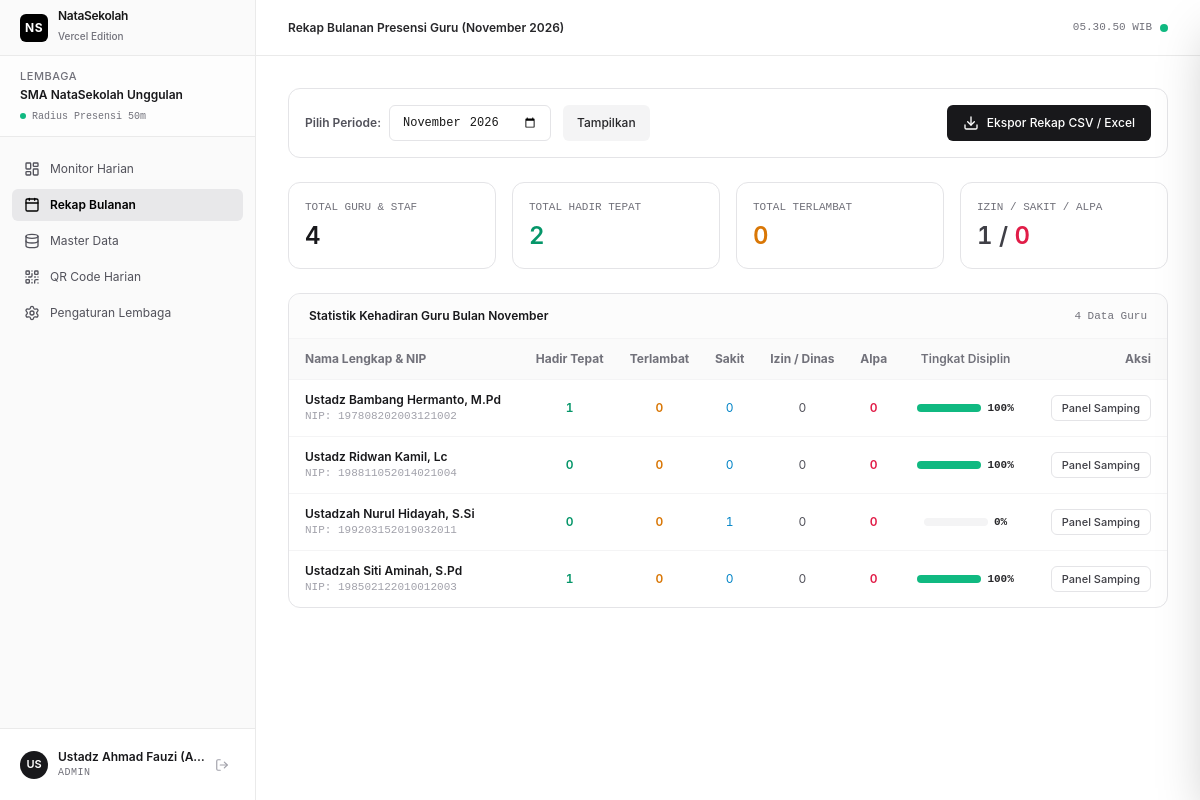
Page /admin/monthly (signed in) on the earlier database version.
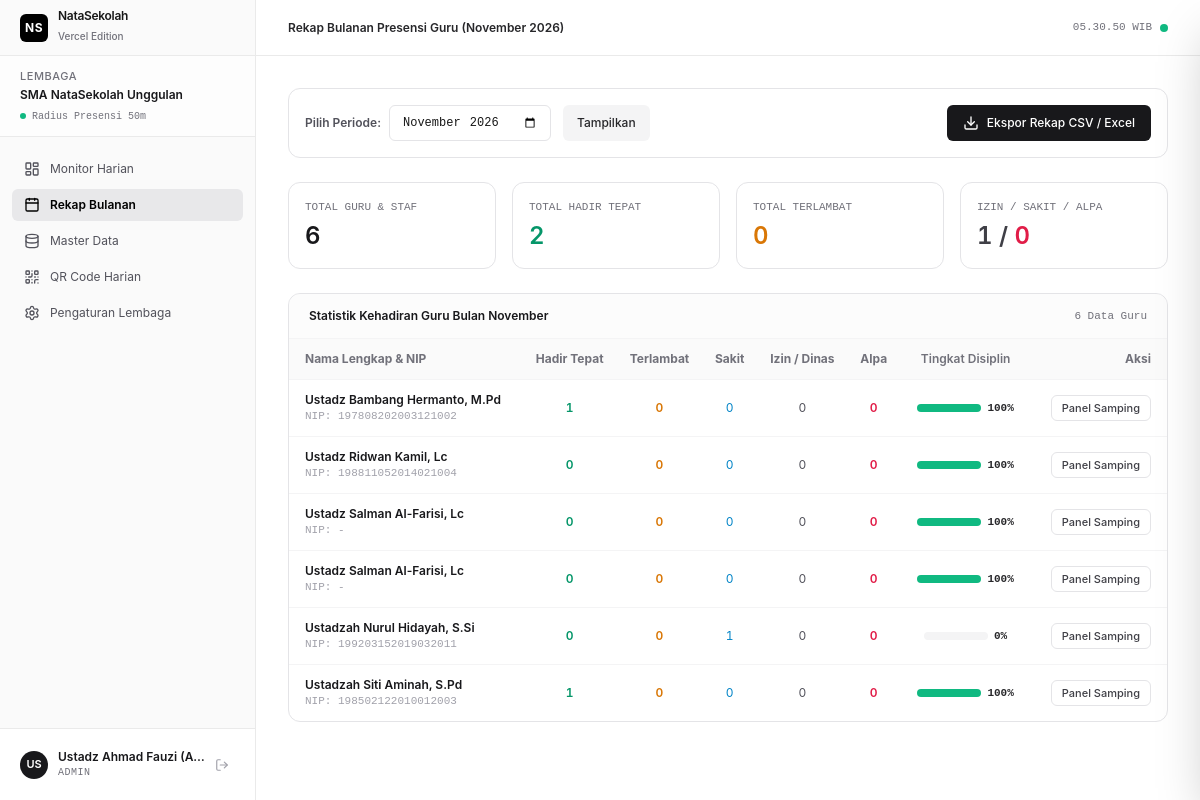
Same page on the later database version.
### tables this page shows
CREATE TABLE users (
            id TEXT PRIMARY KEY,
            institution_id TEXT NOT NULL,
            username TEXT UNIQUE NOT NULL,
            password_hash TEXT NOT NULL,
            full_name TEXT NOT NULL,
            role TEXT NOT NULL CHECK(role IN ('ADMIN', 'TEACHER', 'STAFF')),
            nip TEXT,
            phone TEXT,
            is_active INTEGER DEFAULT 1,
            created_at TIMESTAMP DEFAULT CURRENT_TIMESTAMP,
            FOREIGN KEY (institution_id) REFERENCES institutions(id) ON DELETE CASCADE
        );

### server.py (the view)
@app.get("/admin/monthly", response_class=HTMLResponse)
async def admin_monthly_page(request: Request, month: Optional[str] = None):
    user = get_current_user(request)
    if not user or user["role"] != "ADMIN":
        return RedirectResponse(url="/login")
    selected_month = month or datetime.now().strftime("%Y-%m")
    year_str, month_str = selected_month.split("-")
    month_names = {
        "01": "Januari", "02": "Februari", "03": "Maret", "04": "April",
        "05": "Mei", "06": "Juni", "07": "Juli", "08": "Agustus",
        "09": "September", "10": "Oktober", "11": "November", "12": "Desember"
    }
    month_name = month_names.get(month_str, "Bulan Ini")
    conn = get_db()
    cur = conn.cursor()
    cur.execute("""
        SELECT u.id as user_id, u.full_name, u.nip,
               COUNT(CASE WHEN a.status = 'PRESENT' THEN 1 END) as present,
               COUNT(CASE WHEN a.status = 'LATE' THEN 1 END) as late,
               COUNT(CASE WHEN a.status = 'SICK' THEN 1 END) as sick,
               COUNT(CASE WHEN a.status = 'EXCUSED' THEN 1 END) as excused,
               COUNT(CASE WHEN a.status = 'ABSENT' THEN 1 END) as absent
        FROM users u
        LEFT JOIN teacher_attendance a ON u.id = a.user_id AND strftime('%Y-%m', a.date) = ?
        WHERE u.institution_id = ? AND u.role IN ('TEACHER', 'STAFF') AND u.is_active = 1
        GROUP BY u.id
        ORDER BY u.full_name ASC
    """, (selected_month, user["institution_id"]))
    teachers = [dict(r) for r in cur.fetchall()]
    conn.close()
    total_present = sum(t["present"] for t in teachers)
    total_late = sum(t["late"] for t in teachers)
    total_sick = sum(t["sick"] for t in teachers)
    total_excused = sum(t["excused"] for t in teachers)
    total_absent = sum(t["absent"] for t in teachers)
    return templates.TemplateResponse(
        request=request,
        name="admin_monthly.html",
        context={
            "user": user,
            "active_menu": "monthly",
            "selected_month": selected_month,
            "current_month_name": month_name,
            "current_year": year_str,
            "teachers": teachers,
            "stats": {
                "total_teachers": len(teachers),
                "total_present": total_present,
                "total_late": total_late,
                "total_sick": total_sick,
                "total_excused": total_excused,
                "total_absent": total_absent
            }
        }
    )

### templates/admin_monthly.html (shortened to what the changed rows need)
{% extends "base.html" %}
{% block content %}
<div class="space-y-6">
  <div class="grid grid-cols-2 md:grid-cols-4 gap-4">
    <div class="p-4 rounded-xl border border-zinc-200 bg-white">
      <div class="text-[11px] font-mono text-zinc-500 uppercase">Total Guru & Staf</div>
      <div class="text-2xl font-semibold tabular text-zinc-900 mt-1">{{ stats.total_teachers }}</div>
    </div>
  </div>
  <div class="rounded-xl border border-zinc-200 bg-white overflow-hidden shadow-2xs">
    <div class="px-5 py-3.5 border-b border-zinc-100 flex items-center justify-between bg-zinc-50/50">
      <div class="text-xs font-semibold text-zinc-900">Statistik Kehadiran Guru Bulan {{ current_month_name }}</div>
      <div class="text-[11px] text-zinc-500 font-mono">{{ teachers|length }} Data Guru</div>
    </div>
    <div class="overflow-x-auto">
      <table class="w-full text-left text-xs">
        <thead class="bg-zinc-50 border-b border-zinc-100 text-zinc-500 font-medium">
          <tr>
            <th class="px-4 py-3">Nama Lengkap & NIP</th>
            <th class="px-3 py-3 text-center">Hadir Tepat</th>
            <th class="px-3 py-3 text-center">Terlambat</th>
            <th class="px-3 py-3 text-center">Sakit</th>
            <th class="px-3 py-3 text-center">Izin / Dinas</th>
            <th class="px-3 py-3 text-center">Alpa</th>
            <th class="px-4 py-3 text-center font-semibold">Tingkat Disiplin</th>
            <th class="px-4 py-3 text-right">Aksi</th>
          </tr>
        </thead>
        <tbody class="divide-y divide-zinc-100 text-zinc-800">
          {% for t in teachers %}
          {% set discipline_pct = ((t.present / (t.present + t.late + t.absent + t.excused + t.sick) * 100) if (t.present + t.late + t.absent + t.excused + t.sick) > 0 else 100)|round|int %}
          <tr class="hover:bg-zinc-50/70 transition-colors">
            <td class="px-4 py-3">
              <div class="font-semibold text-zinc-900">{{ t.full_name }}</div>
              <div class="text-[11px] text-zinc-400 font-mono">NIP: {{ t.nip or '-' }}</div>
            </td>
            <td class="px-3 py-3 text-center tabular font-semibold text-emerald-600">{{ t.present }}</td>
            <td class="px-3 py-3 text-center tabular font-semibold text-amber-600">{{ t.late }}</td>
            <td class="px-3 py-3 text-center tabular text-sky-600">{{ t.sick }}</td>
            <td class="px-3 py-3 text-center tabular text-zinc-600">{{ t.excused }}</td>
            <td class="px-3 py-3 text-center tabular font-semibold text-rose-600">{{ t.absent }}</td>
            <td class="px-4 py-3 text-center">
              <div class="inline-flex items-center gap-1.5">
                <div class="w-16 h-2 rounded-full bg-zinc-100 overflow-hidden">
                  <div class="h-full {% if discipline_pct >= 90 %}bg-emerald-500{% elif discipline_pct >= 75 %}bg-amber-500{% else %}bg-rose-500{% endif %}" style="width: {{ discipline_pct }}%"></div>
                </div>
                <span class="text-[11px] font-mono tabular font-semibold">{{ discipline_pct }}%</span>
              </div>
            </td>
            <td class="px-4 py-3 text-right">
              <button onclick="openTeacherDetailPanel('{{ t.user_id }}', '{{ t.full_name }}', '{{ t.nip or '' }}', {{ t.present }}, {{ t.late }}, {{ t.sick }}, {{ t.excused }}, {{ t.absent }}, {{ discipline_pct }})"
                      class="px-2.5 py-1 rounded-md border border-zinc-200 bg-white hover:bg-zinc-100 text-zinc-700 text-[11px] font-medium transition-colors">
                Panel Samping
              </button>
            </td>
          </tr>
          {% endfor %}
        </tbody>
      </table>
    </div>
  </div>
</div>
{% endblock %}

Differences in the rows shown:
added users: full_name "Ustadz Salman Al-Farisi, Lc", nip "-", present "0", late "0", sick "0", excused "0", absent "0", discipline_pct "100"
added users: full_name "Ustadz Salman Al-Farisi, Lc", nip "-", present "0", late "0", sick "0", excused "0", absent "0", discipline_pct "100"
Other differences:
{{ stats.total_teachers }}: "4" → "6"
{{ teachers|length }}: "4" → "6"
